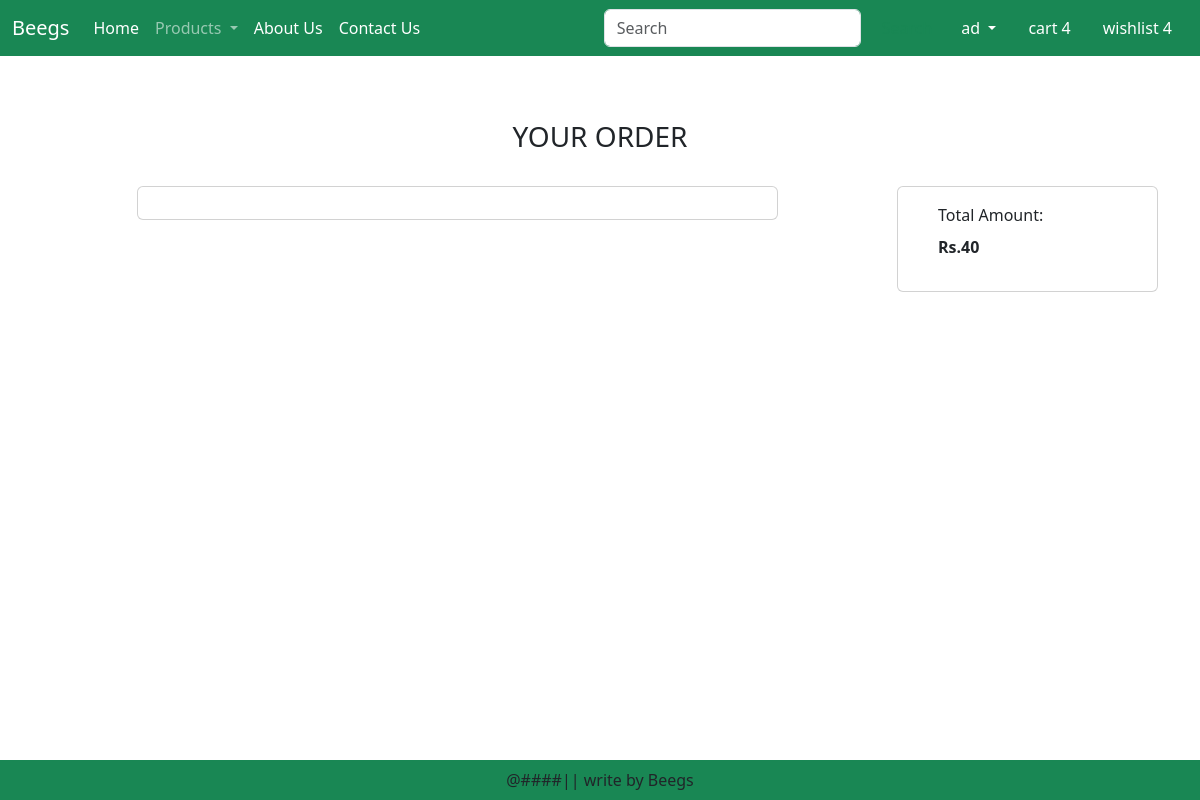
Before: /order/ (signed in) with the older database file.
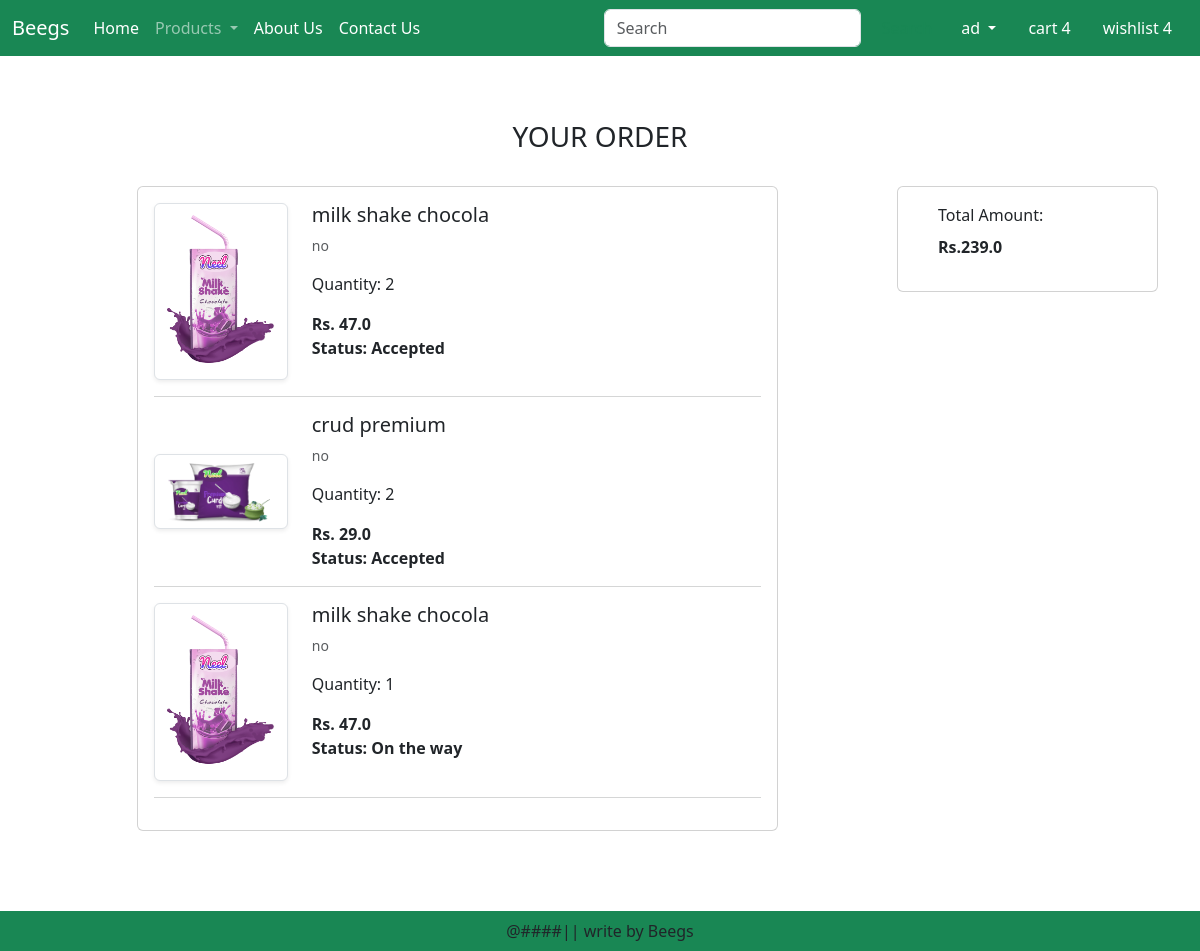
After: the same page with the newer database file.
### website/models.py (models this page shows, shortened)
class Order(models.Model):
     user = models.ForeignKey(User, on_delete = models.CASCADE)
     customer = models.ForeignKey(Customer,on_delete = models.CASCADE)
     product = models.ForeignKey(Product,on_delete = models.CASCADE)
     quantity = models.PositiveBigIntegerField(default= 1)
     ordered_date = models.DateTimeField(auto_now_add = True)
     status = models.CharField(max_length= 100, choices = STATUS_CHOICE, default = 'Pending')

class Product(models.Model):
    title = models.CharField(max_length = 100)
    selling_price = models.FloatField()
    discounted_price = models.FloatField()
    description = models.TextField()
    category = models.CharField(choices = CATEGORY_CHOICES, max_length=2)
    product_image = models.ImageField(upload_to='product')

### website/views.py (the view)
# urls.py: path('order/',views.OrderView,name='order' ),
def OrderView(request):
    user = request.user
    order = Order.objects.filter(user = user)
    amount = 0
    for item in order:
        value = item.quantity*item.product.discounted_price
        amount += value
    totalamount = amount + 40
    return render(request,'website/order.html',locals())

### website/templates/website/order.html (shortened to what this page needs)
{% extends 'website/base.html' %}
{% load static %}
{% block maincontext %}
<div class="container my-5">
    <h3 class="text-center">YOUR ORDER</h3> <br>
    <div class="row">
        <div class="col-sm-7 offset-sm-1">
            <div class="card">
                <div class="card-body">
                    {% for  item in order  %}
                        <div class="row">
                            <div class="col-sm-3 text-center align-self-center"> <img src="{{item.product.product_image.url}}" alt="" class="img-fluid img-thumbnail shadow-sm" height="150" width="150"></div>
                            <div class="col-sm-9">
                                <div>
                                    <h5>{{item.product.title}}</h5>
                                    <p class="mb-2 text-muted small">{{item.product.description}}</p>
                                    <div class="my-3">
                                        <label for="quantity">Quantity:</label>
                                        <span id="quantity">{{item.quantity}}</span>
                                    </div>
                                    <div class="d-flex justify-content-between">
                                        <p class="mb-0"><span><strong>Rs. {{item.product.discounted_price}}</strong></span></p>
                                    </div>
                                </div>
                                <p class="mb-0"><span><strong>Status: {{item.status}}</strong></span></p>
                            </div>
                        </div>
                        <hr class="text-muted">
                    {% endfor %}
                </div>
            </div>
        </div>
        <div class="col-sm-3 offset-sm-1">
            <div class="card">
                <div class="card-body">
                    <div class="form-check mb-3">
                        <label class="form-label">Total Amount:</label>
                        <p class="mb-0"><span><strong>Rs.{{totalamount}}</strong></span></p>
                    </div>
                </div>
            </div>
        </div>
    </div>
</div>
{% endblock maincontext %}

### website/templates/website/base.html (shortened to what this page needs)
{% load static %}
<!DOCTYPE html>
<html lang="en">
<head>
    <link href="https://cdn.jsdelivr.net/npm/bootstrap@5.3.2/dist/css/bootstrap.min.css" rel="stylesheet">
    <link rel="stylesheet" href="{% static 'website/css/owl.carousel.min.css'%}">
    <link rel="stylesheet" href="{% static 'website/css/all.min.css'%}">
    <link rel="stylesheet" href="{% static 'website/css/style.css'%}">
</head>
<body>
    <nav class="navbar navbar-expand-lg fixed-top navbar-dark bg-success">
        <div class="container-fluid">
          <a class="navbar-brand" href="{% url 'home' %}">Beegs</a>
          <div class="collapse navbar-collapse" id="navbarSupportedContent">
            <ul class="navbar-nav me-auto mb-2 mb-lg-0">
              {% if user.is_authenticated %}
              <li class="nav-item">
                <a class="nav-link active" aria-current="page" href="{% url 'home' %}">Home</a>
              </li>
              <li class="nav-item dropdown">
                <a class="nav-link dropdown-toggle" href="#" role="button" data-bs-toggle="dropdown" aria-expanded="false">
                  Products
                </a>
              </li>
              <li class="nav-item">
                <a class="nav-link text-white" href="{% url 'about' %}">About Us</a>
              </li>
              <li class="nav-item">
                <a class="nav-link text-white" href="{% url 'contact' %}">Contact Us</a>
              </li>
            </ul>
            <form class="d-flex" role="search">
              <input class="form-control me-2" type="search" placeholder="Search" aria-label="Search">
              <button class="btn btn-outline-success" type="submit">Search</button>
            </form>
          </div>
          <ul class="navbar-nav me-auto mb-2 mb-lg-0">
            <li class="nav-item dropdown mx-2">
                <a class="nav-link dropdown-toggle text-white" href="#" id="Profile"role="button" data-bs-toggle="dropdown" aria-expanded="false">
                  {{request.user}}
                </a>
              </li>
              <li class="nav-item mx-2">
                <a class="nav-link text-white" href="{% url 'showcart' %}">cart 4</a>
              </li>
              <li class="nav-item mx-2">
                <a class="nav-link text-white" href="#">wishlist 4</a>
              </li>
              {% endif %}
          </ul>
        </div>
      </nav> <br><br><br>
      {% block maincontext %}
      {% endblock maincontext %}
      <br>
      <br>
      <br>
    <footer class="container-fluid fixed-bottom bg-success text-center p-2 mt-5">
        @####|| write by Beegs
    </footer>
    </body>
</html>

Changed rows visible on the page:
added Order: product.product_image (picture), product "milk shake chocola", product.description "no", quantity "2", product.discounted_price "47.0", status "Accepted"
added Order: product.product_image (picture), product "crud premium", product.description "no", quantity "2", product.discounted_price "29.0", status "Accepted"
added Order: product.product_image (picture), product "milk shake chocola", product.description "no", quantity "1", product.discounted_price "47.0", status "On the way"
Other visible differences:
{{ totalamount }}: "40" → "239.0"
